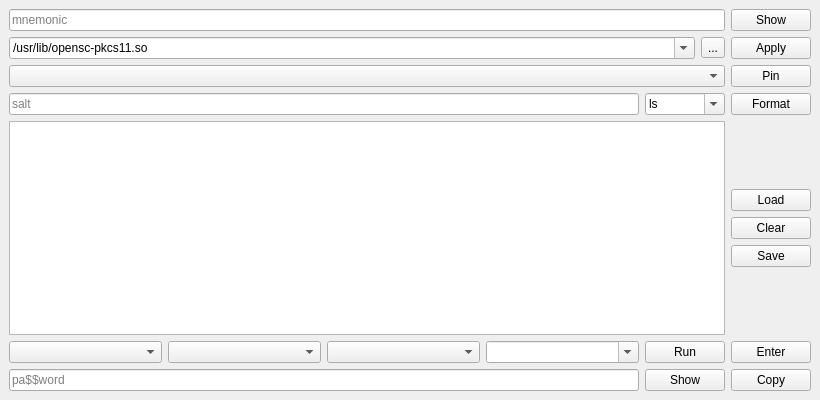
<?xml version="1.0" encoding="UTF-8"?>
<ui version="4.0" connectslotsbyname="false">
 <class>MainWindow</class>
 <widget class="QMainWindow" name="MainWindow">
  <property name="geometry">
   <rect>
    <x>0</x>
    <y>0</y>
    <width>820</width>
    <height>400</height>
   </rect>
  </property>
  <property name="windowTitle">
   <string>Pass Gate</string>
  </property>
  <widget class="QWidget" name="centralwidget">
   <layout class="QGridLayout" name="main_layout" columnstretch="1,1,1,1,0,0" columnminimumwidth="0,0,0,0,80,80">
    <item row="4" column="5">
     <widget class="QPushButton" name="format_button">
      <property name="text">
       <string>Format</string>
      </property>
     </widget>
    </item>
    <item row="6" column="2">
     <widget class="QComboBox" name="command_combo_box"/>
    </item>
    <item row="4" column="4">
     <widget class="QComboBox" name="source_format_combo_box">
      <property name="editable">
       <bool>true</bool>
      </property>
      <item>
       <property name="text">
        <string>ls</string>
       </property>
      </item>
     </widget>
    </item>
    <item row="6" column="5">
     <widget class="QPushButton" name="enter_button">
      <property name="focusPolicy">
       <enum>Qt::ClickFocus</enum>
      </property>
      <property name="text">
       <string>Enter</string>
      </property>
     </widget>
    </item>
    <item row="6" column="4">
     <widget class="QPushButton" name="go_button">
      <property name="autoFillBackground">
       <bool>true</bool>
      </property>
      <property name="text">
       <string>Run</string>
      </property>
      <property name="checkable">
       <bool>false</bool>
      </property>
      <property name="checked">
       <bool>false</bool>
      </property>
      <property name="autoDefault">
       <bool>true</bool>
      </property>
     </widget>
    </item>
    <item row="6" column="3">
     <widget class="QComboBox" name="password_format_combo_box">
      <property name="editable">
       <bool>true</bool>
      </property>
     </widget>
    </item>
    <item row="1" column="5">
     <widget class="QPushButton" name="apply_button">
      <property name="focusPolicy">
       <enum>Qt::ClickFocus</enum>
      </property>
      <property name="text">
       <string>Apply</string>
      </property>
     </widget>
    </item>
    <item row="8" column="4">
     <widget class="QPushButton" name="show_secret_button">
      <property name="focusPolicy">
       <enum>Qt::StrongFocus</enum>
      </property>
      <property name="text">
       <string>Show</string>
      </property>
      <property name="checkable">
       <bool>true</bool>
      </property>
     </widget>
    </item>
    <item row="0" column="5">
     <widget class="QPushButton" name="show_mnemonic_button">
      <property name="text">
       <string>Show</string>
      </property>
      <property name="checkable">
       <bool>true</bool>
      </property>
     </widget>
    </item>
    <item row="5" column="5">
     <layout class="QVBoxLayout" name="verticalLayout">
      <item>
       <spacer name="verticalSpacer">
        <property name="orientation">
         <enum>Qt::Vertical</enum>
        </property>
        <property name="sizeHint" stdset="0">
         <size>
          <width>20</width>
          <height>40</height>
         </size>
        </property>
       </spacer>
      </item>
      <item>
       <widget class="QPushButton" name="load_data_button">
        <property name="text">
         <string>Load</string>
        </property>
       </widget>
      </item>
      <item>
       <widget class="QPushButton" name="clear_data_button">
        <property name="text">
         <string>Clear</string>
        </property>
       </widget>
      </item>
      <item>
       <widget class="QPushButton" name="save_data_button">
        <property name="text">
         <string>Save</string>
        </property>
       </widget>
      </item>
      <item>
       <spacer name="verticalSpacer_2">
        <property name="orientation">
         <enum>Qt::Vertical</enum>
        </property>
        <property name="sizeHint" stdset="0">
         <size>
          <width>20</width>
          <height>40</height>
         </size>
        </property>
       </spacer>
      </item>
     </layout>
    </item>
    <item row="2" column="5">
     <widget class="QPushButton" name="pin_key_button">
      <property name="focusPolicy">
       <enum>Qt::ClickFocus</enum>
      </property>
      <property name="text">
       <string>Pin</string>
      </property>
     </widget>
    </item>
    <item row="8" column="5">
     <widget class="QPushButton" name="copy_secret_button">
      <property name="text">
       <string>Copy</string>
      </property>
      <property name="checkable">
       <bool>true</bool>
      </property>
     </widget>
    </item>
    <item row="5" column="0" colspan="5">
     <widget class="QPlainTextEdit" name="data_plain_edit">
      <property name="focusPolicy">
       <enum>Qt::ClickFocus</enum>
      </property>
      <property name="undoRedoEnabled">
       <bool>false</bool>
      </property>
      <property name="placeholderText">
       <string/>
      </property>
     </widget>
    </item>
    <item row="6" column="0">
     <widget class="QComboBox" name="entropy_type_combo_box"/>
    </item>
    <item row="8" column="0" colspan="4">
     <widget class="QLineEdit" name="secret_line_edit">
      <property name="focusPolicy">
       <enum>Qt::ClickFocus</enum>
      </property>
      <property name="inputMask">
       <string/>
      </property>
      <property name="echoMode">
       <enum>QLineEdit::Password</enum>
      </property>
      <property name="placeholderText">
       <string>pa$$word</string>
      </property>
      <property name="clearButtonEnabled">
       <bool>true</bool>
      </property>
     </widget>
    </item>
    <item row="0" column="0" colspan="5">
     <widget class="QLineEdit" name="mnemonic_line_edit">
      <property name="echoMode">
       <enum>QLineEdit::Password</enum>
      </property>
      <property name="placeholderText">
       <string>mnemonic</string>
      </property>
      <property name="clearButtonEnabled">
       <bool>true</bool>
      </property>
     </widget>
    </item>
    <item row="2" column="0" colspan="5">
     <widget class="QComboBox" name="key_combo_box"/>
    </item>
    <item row="4" column="0" colspan="4">
     <widget class="QLineEdit" name="source_line_edit">
      <property name="text">
       <string/>
      </property>
      <property name="placeholderText">
       <string>salt</string>
      </property>
      <property name="clearButtonEnabled">
       <bool>true</bool>
      </property>
     </widget>
    </item>
    <item row="1" column="0" colspan="5">
     <layout class="QHBoxLayout" name="horizontalLayout">
      <item>
       <widget class="QComboBox" name="pkcs11_combo_box">
        <property name="sizePolicy">
         <sizepolicy hsizetype="MinimumExpanding" vsizetype="Fixed">
          <horstretch>0</horstretch>
          <verstretch>0</verstretch>
         </sizepolicy>
        </property>
        <property name="editable">
         <bool>true</bool>
        </property>
        <item>
         <property name="text">
          <string>/usr/lib/opensc-pkcs11.so</string>
         </property>
        </item>
        <item>
         <property name="text">
          <string>/usr/lib/libeTPkcs11.so</string>
         </property>
        </item>
       </widget>
      </item>
      <item>
       <widget class="QToolButton" name="select_provider_button">
        <property name="text">
         <string>...</string>
        </property>
        <property name="toolButtonStyle">
         <enum>Qt::ToolButtonTextOnly</enum>
        </property>
       </widget>
      </item>
     </layout>
    </item>
    <item row="6" column="1">
     <widget class="QComboBox" name="entropy_format_combo_box"/>
    </item>
   </layout>
  </widget>
 </widget>
 <tabstops>
  <tabstop>source_line_edit</tabstop>
 </tabstops>
 <resources/>
 <connections/>
</ui>
